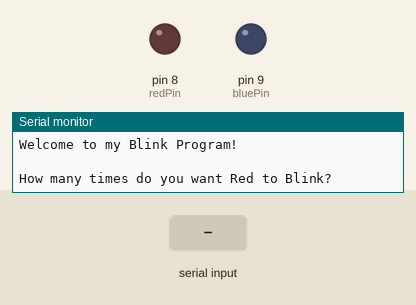
A sketch run on a simulated Arduino Uno, built with avr-gcc and run on an emulated ATmega328P. Parts: output pins drawn as LEDs (lit = HIGH), the last lines printed to the serial monitor. Dashed ring = blinking. The test bench sets the inputs (shaded band).

Above: at 0.8 s.
0.9 s: "90,45\n" received over Serial
At 1.07 s:
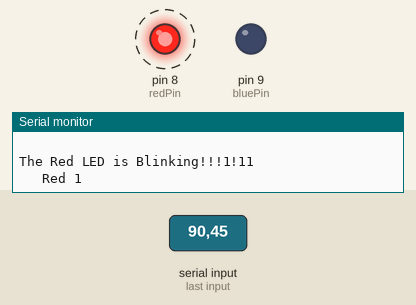
At 46.09 s:
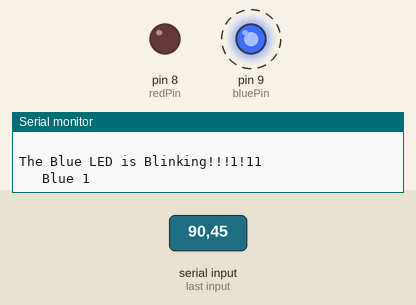
Timing chart, 0 to 47.9 s (numbered marks = the images above; inputs shaded):
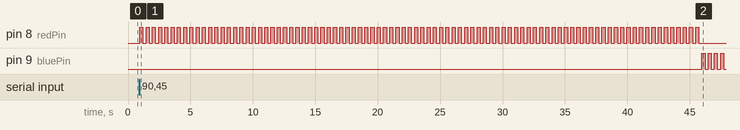

The sketch:

blink_inputs.ino
```cpp
int redPin = 8;
int bluePin = 9;
int redOnTime = 250;
int redOffTime = 250;
int blueOnTime = 250;
int blueOffTime = 250;
int redNumBlink;
int blueNumBlink;
String redMessage = "The Red LED is Blinking!!!1!11";
String blueMessage = "The Blue LED is Blinking!!!1!11";
String space = " ";


void setup() {
	Serial.begin(9600);
	String wm1 = "Welcome to ";
	String wm2 = "my Blink Program!";
	String wm3;
	wm3 = wm1 + wm2;
	Serial.println(wm3);
	Serial.println(space);
	pinMode(redPin, OUTPUT);
	pinMode(bluePin, OUTPUT);
	Serial.println("How many times do you want Red to Blink?");
	while (Serial.available()==0) {}
	redNumBlink = Serial.parseInt();
	Serial.print(redNumBlink);
	Serial.println(" times!");
	Serial.println("How many times do you want Blue to Blink?");
	while (Serial.available()==0) {}
	blueNumBlink = Serial.parseInt();
	Serial.print(blueNumBlink);
	Serial.println(" times!");
	Serial.println(space);
}


void loop() {
	Serial.println(redMessage);
	for (int i = 1; i <= redNumBlink; i=i+1) {
		Serial.print("   Red ");
		Serial.println(i);
		digitalWrite(redPin, HIGH);
		delay(redOnTime);
		digitalWrite(redPin, LOW);
		delay(redOffTime);
	}
	Serial.println(space);
	Serial.println(blueMessage);
	for (int i = 1; i <= blueNumBlink; i=i+1) {
		Serial.print("   Blue ");
		Serial.println(i);
		digitalWrite(bluePin, HIGH);
		delay(blueOnTime);
		digitalWrite(bluePin, LOW);
		delay(blueOffTime);
	}
	Serial.println(space);
}
```

Measured:
- after the input at 0.9 s, pin 8 (redPin): alternates HIGH for 0.25 s and LOW for 0.25 s, 180 changes in all, then stays LOW, starting after 0.05 s; pin 9 (bluePin): alternates HIGH for 0.25 s and LOW for 0.25 s, starting after 45.1 s
